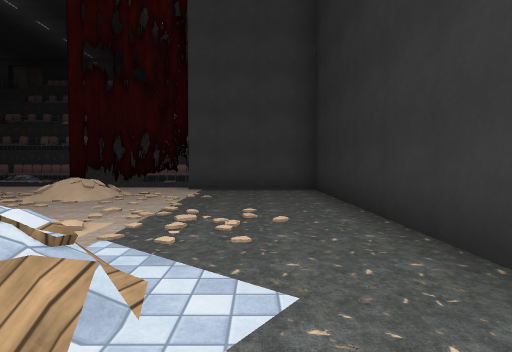
view 1 (above)

22 first-person views from a walk through a 3-D level made in the Unity game engine. The camera is 1.2 m above the floor, tilts 2° down and sees 80° across. The floor is counted in squares, 2 m on a side. Each view is taken from the middle of a square. On the plan, view 1 faces up. The plan holds only what a view shows up to about 9 squares ahead; the rest is blank. The player character is not drawn. Some animated figures are left out. Some surface patterns are stand-ins.

view 2
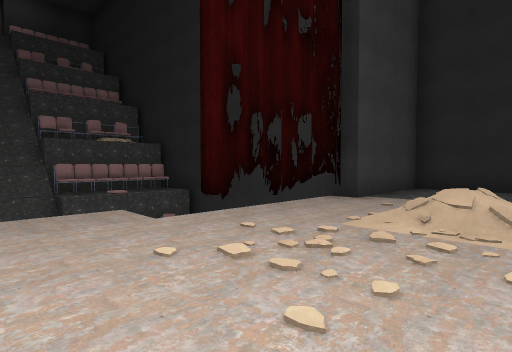

view 3
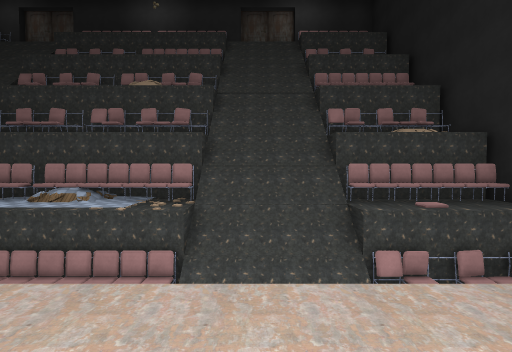

view 4
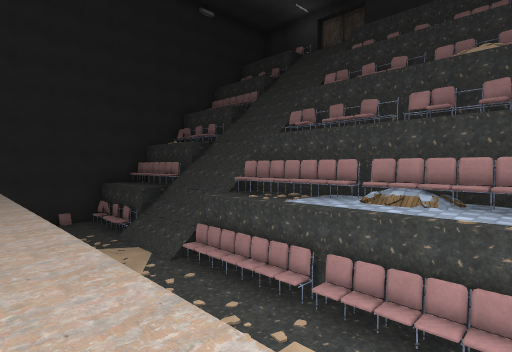

view 5
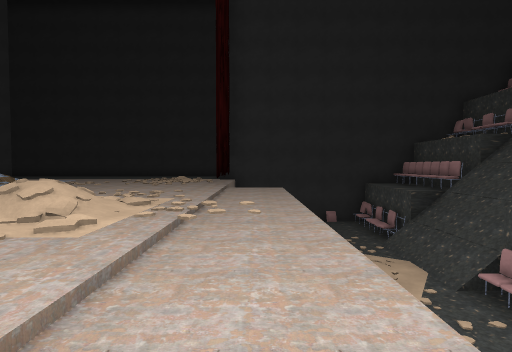

view 6
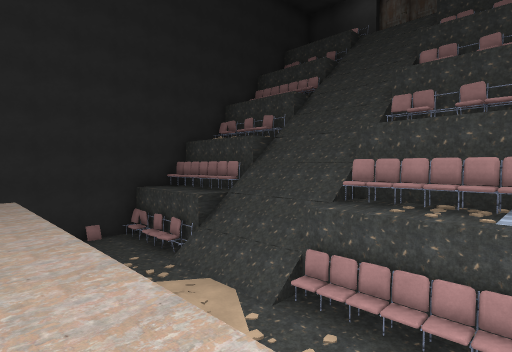

view 7
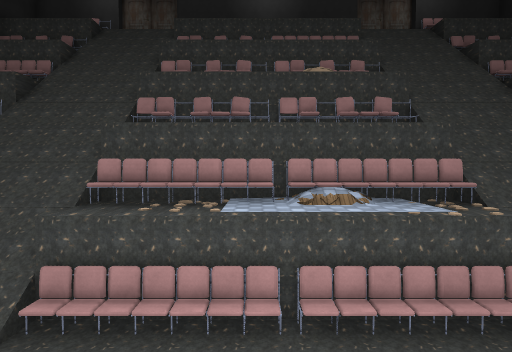

view 8
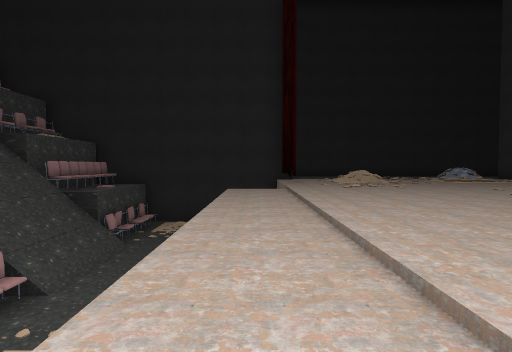

view 9
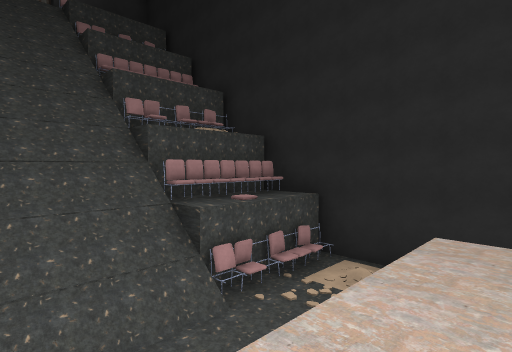

view 10
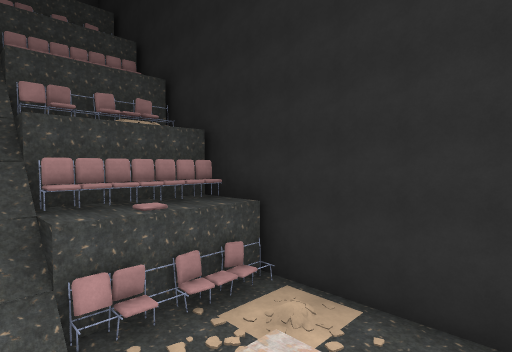

view 11
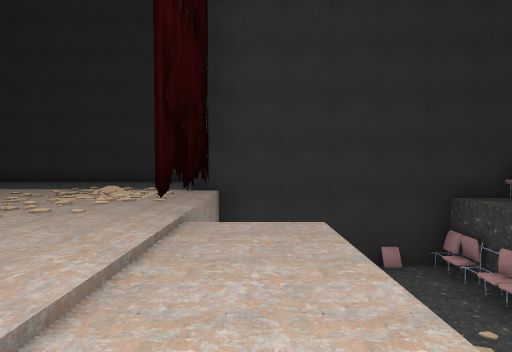

view 12
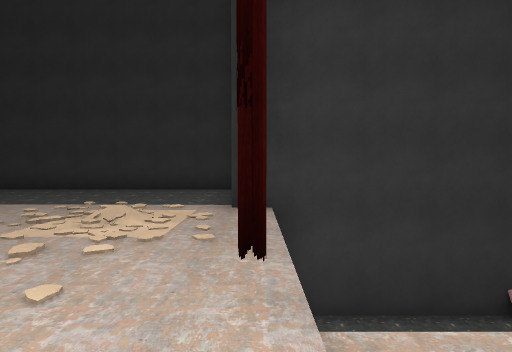

view 13
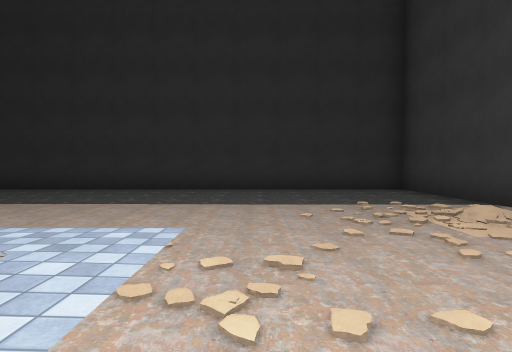

view 14
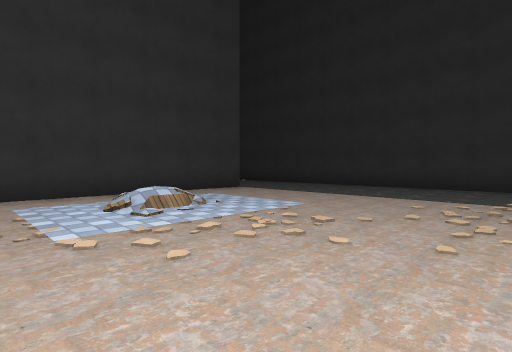

view 15
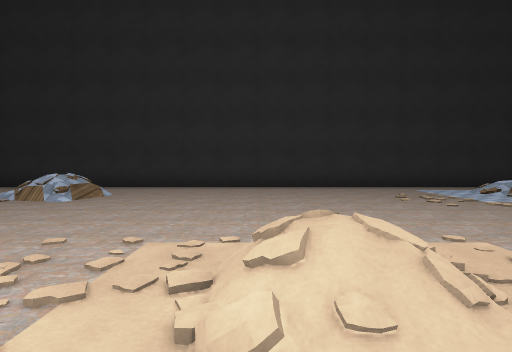

view 16
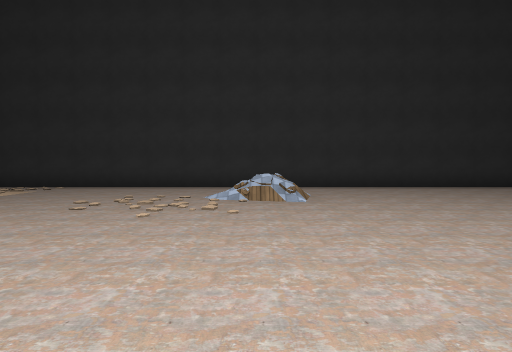

view 17
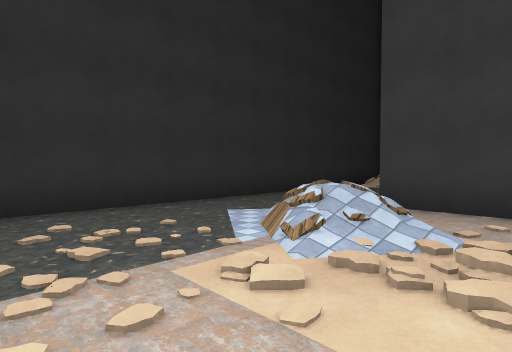

view 18
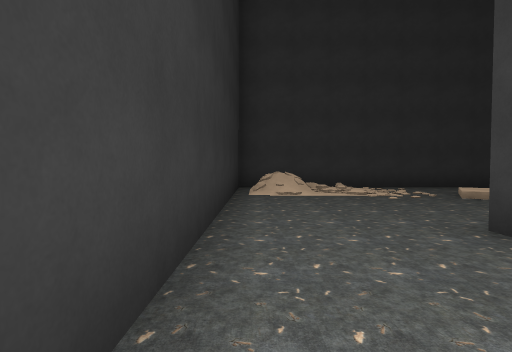

view 19
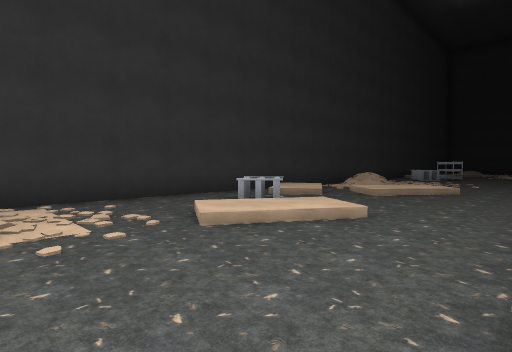

view 20
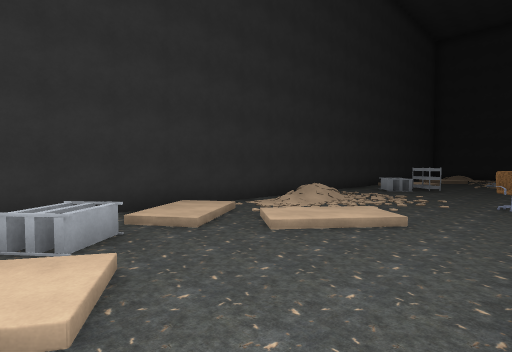

view 21
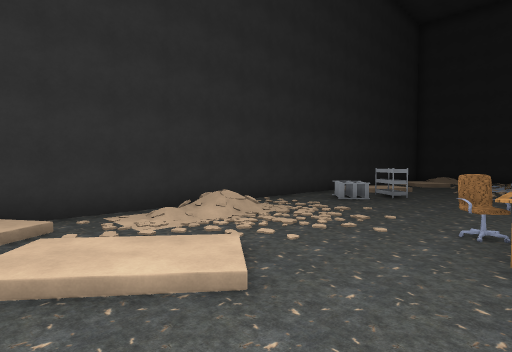

view 22
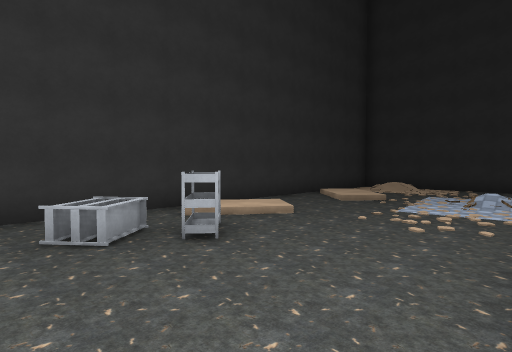

### Floor plan
Key: @ floor where view 1 was taken; # wall or solid block; x gap in a wall; . main floor; : floor 0.25 m higher than the main floor; - floor 0.25 m lower than the main floor; _ floor 3 m lower than the main floor; + floor 5.75 m higher than the main floor; / step, stairs or slope; = window, fence, low wall or low ledge; v drop or lower ground; R rack; C chair; O other object.
Columns run from 25 left of view 1 to 2 right of it. Each row starts with its distance up from view 1.
 20            OO Ov  //OOO
 19                   //x
 18     OOOO//OOOOOOO///OOOO
 17        =//=====#=///==+#
 16     OOOO///OOOOOO///OOO#
 15       vx//#vvvvvx///xvv#
 14     OOOO///OOOOOO///OOOO
 13     OOOO//OOOOOOO///OOO##
 12    #O__________/________#
 11    #_    /            __#
 10    #_  ____/___/ ____ __#
  9    #_  /---/---/----/   #
  8 #######/////////////=#######
  7 #.../......//..............#
  6 #...//.....//........//....#
  5 #....................//....#
  4 #..........................#
  3 #..............//..... /...#
  2 #....../.......//..... //..#
  1 #......................//..#
  0 #...####################.@.#
 -1 #..    // ///. ../// ///...#
 -2 #.  //........C............#
 -3    .............//..///....#
 -4    ../....R...... /.R//.//.#
 -5      /./:/RR..///.//R... /##
 -6      ..  /....//../.....  #
 -7      ######################

Where each view was taken, in squares from view 1:
view 1: 0 up, 0 right, facing up
view 2: 5 up, 7 left, facing up-right
view 3: 8 up, 7 left, facing up
view 4: 9 up, 9 left, facing up-left
view 5: 9 up, 10 left, facing left
view 6: 9 up, 12 left, facing up-left
view 7: 9 up, 12 left, facing up
view 8: 9 up, 13 left, facing right
view 9: 9 up, 8 left, facing up-right
view 10: 9 up, 6 left, facing up-right
view 11: 9 up, 15 left, facing left
view 12: 8 up, 17 left, facing left
view 13: 4 up, 17 left, facing left
view 14: 6 up, 16 left, facing down-left
view 15: 8 up, 13 left, facing down
view 16: 8 up, 9 left, facing down
view 17: 4 up, 3 left, facing down-right
view 18: 2 up, 1 right, facing down
view 19: 1 down, 1 left, facing down-left
view 20: 1 down, 4 left, facing down-left
view 21: 1 down, 7 left, facing down-left
view 22: 1 down, 13 left, facing down-left
